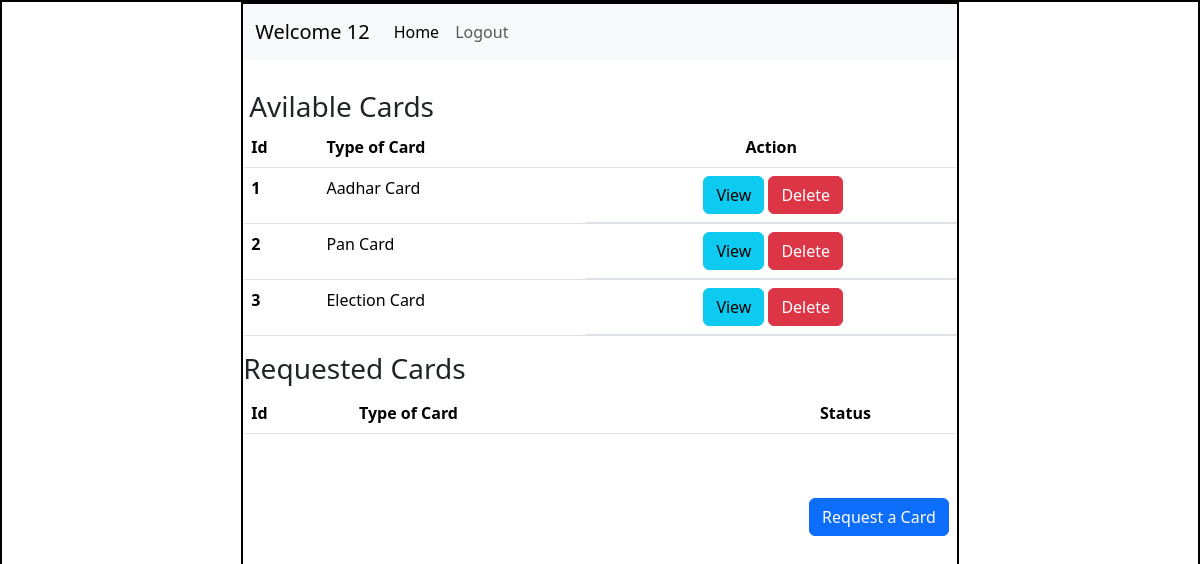
The page /home/3 on the database as committed earlier.
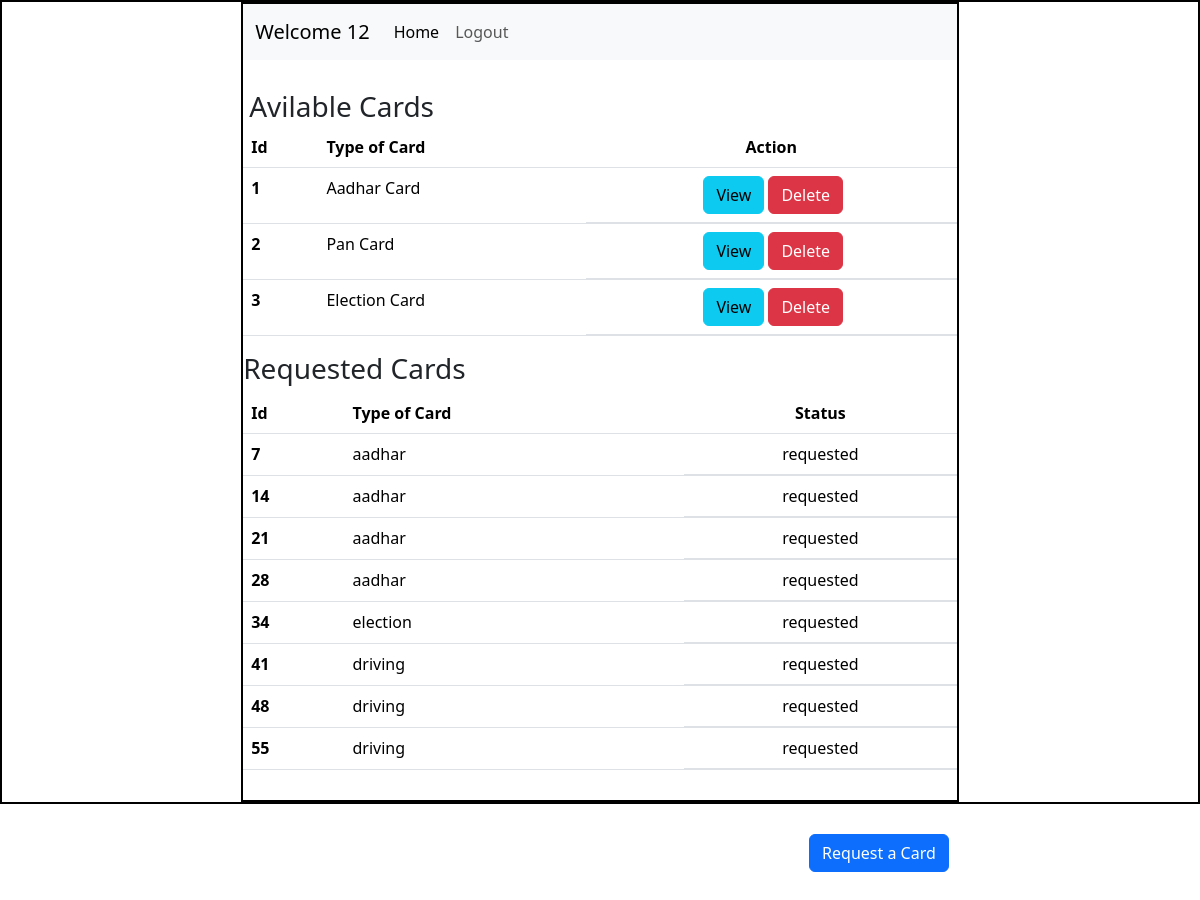
The same page on the database as committed later.
### application/models.py (models this page shows)
class User(db.Model):
    id = db.Column(db.Integer(), primary_key=True)
    username = db.Column(db.String(), unique=True, nullable=False)
    email = db.Column(db.String(), unique=True, nullable=False)
    password = db.Column(db.String(),nullable=False)
    type = db.Column(db.String(), default="general")
    detais = db.relationship("Info", backref="creator")

class Info(db.Model):
    id = db.Column(db.Integer(), primary_key=True)
    atr_name = db.Column(db.String(), nullable=False)
    atr_value = db.Column(db.String(), nullable=False)
    c_name = db.Column(db.String(), nullable=False)
    user_id = db.Column(db.Integer(), db.ForeignKey("user.id"), nullable=False)

### application/controllers.py (the view)
@app.route("/home/<int:user_id>")
def user_dash(user_id):
    this_user = User.query.filter_by(id = user_id).first()
    all_info = Info.query.all()
    return render_template("user_dash.html", this_user=this_user, all_info=all_info)

### templates/user_dash.html (shortened to what this page needs)
<!DOCTYPE html>
<html lang="eng">
<head>
    <link href="https://cdn.jsdelivr.net/npm/bootstrap@5.3.3/dist/css/bootstrap.min.css" rel="stylesheet"
>
    <link rel="stylesheet" href="/static/style.css">
</head>
<body>
    <div id="main">
        <div id="canvas">
            <nav class="navbar navbar-expand-lg bg-body-tertiary">
                <div class="container-fluid">
                    <a class="navbar-brand" href="#">Welcome {{this_user.username}}</a>
                    <div class="collapse navbar-collapse" id="navbarSupportedContent">
                        <ul class="navbar-nav me-auto mb-2 mb-lg-0">
                            <li class="nav-item">
                                <a class="nav-link active" aria-current="page" href="#">Home</a>
                            </li>
                            <li class="nav-item">
                                <a class="nav-link unactive" aria-current="page" href="/logout">Logout</a>
                            </li>
                        </ul>
                    </div>
                </div>
            </nav>
            <div id="content">
                <h3 class="heading">Avilable Cards</h3>
                <div class="table">
                    <table class="table">
                        <thead>
                            <tr>
                                <th scope="col">Id</th>
                                <th scope="col">Type of Card</th>
                                <th class="text-center" scope="col">Action</th>
                            </tr>
                        </thead>
                        <tbody>
                            <tr>
                                <th scope="row">1</th>
                                <td>Aadhar Card</td>
                                <td class="d-flex justify-content-center">
                                    <a type="button" class="btn btn-info mx-1" href="">View</a>
                                    <a type="button" class="btn btn-danger" href="">Delete</a>
                                </td>
                            </tr>
                            <tr>
                                <th scope="row">2</th>
                                <td>Pan Card</td>
                                <td class="d-flex justify-content-center">
                                    <a type="button" class="btn btn-info mx-1" href="">View</a>
                                    <a type="button" class="btn btn-danger" href="">Delete</a>
                                </td>
                            </tr>
                            <tr>
                                <th scope="row">3</th>
                                <td>Election Card</td>
                                <td class="d-flex justify-content-center">
                                    <a type="button" class="btn btn-info mx-1" href="">View</a>
                                    <a type="button" class="btn btn-danger" href="">Delete</a>
                                </td>
                            </tr>
                        </tbody>
                    </table>
                </div>
                <h3>Requested Cards</h3>
                <div class="table">
                    <table class="table">
                        <thead>
                            <tr>
                                <th scope="col">Id</th>
                                <th scope="col">Type of Card</th>
                                <th class="text-center" scope="col">Status</th>
                            </tr>
                        </thead>
                        <tbody>
                            {% for info in this_user.detais %}
                                {% if info.atr_name == "status" %}
                                    <tr>
                                        <th scope="row">{{loop.index}}</th>
                                        <td>{{info.c_name}}</td>
                                        <td class="d-flex justify-content-center">
                                            {{info.atr_value}}
                                        </td>
                                    </tr>
                                {% endif %}
                            {% endfor %}
                        </tbody>
                    </table>
                </div>
                <div class="text-end ">
                    <a type="button" class="btn btn-primary mx-2 my-5" href="/register_card/{{this_user.id}}">Request a
                        Card</a>
                </div>
            </div>
        </div>
    </div>
</body>
</html>

### static/style.css (style rules this page uses)
* { margin: 0px; }
#main, #canvas { border: 2px solid black; }
#canvas { width: 60%; margin: auto; height: 800px; }
.heading { margin: 3px; padding-left: 3px; margin-top: 30px; }

Rows that differ between the two databases and show on the page:
added Info: c_name "aadhar", atr_value "requested"
added Info: c_name "aadhar", atr_value "requested"
added Info: c_name "aadhar", atr_value "requested"
added Info: c_name "aadhar", atr_value "requested"
added Info: c_name "election", atr_value "requested"
added Info: c_name "driving", atr_value "requested"
added Info: c_name "driving", atr_value "requested"
added Info: c_name "driving", atr_value "requested"
